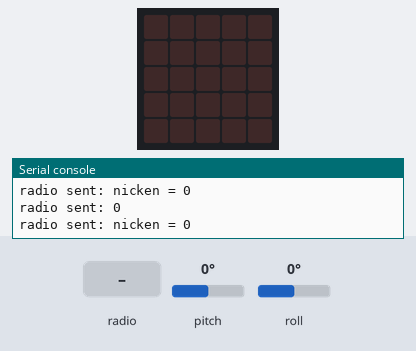
Simulated run of this program. Board: Calliope mini (MakeCode). Shown: the board's 5×5 LED display, the last lines printed to the serial console. The test bench sets the inputs (shaded band); at power-on: pitch 0°, roll 0°. No radio messages arrive unless stated (any console line starting 'radio sent:' is added by the test bench).

Above: at 1.2 s.
1.3 s: radio message "1" arrives
At 2.3 s:
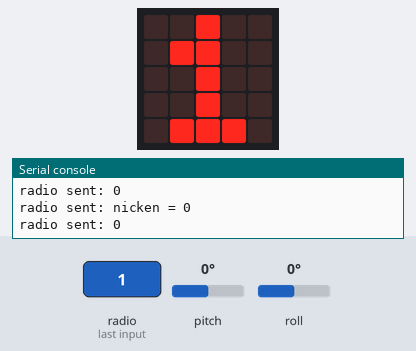
5.8 s: radio message "0" arrives
At 6.9 s:
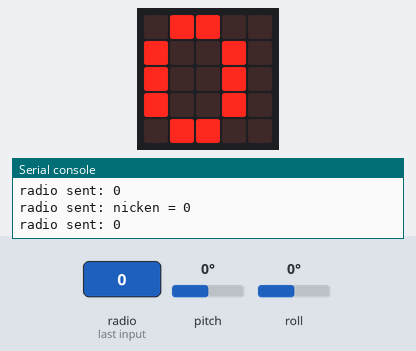
Timing chart, 0 to 8.8 s (numbered marks = the images above; inputs shaded):
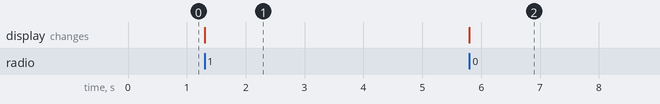

Measured:
- after the input at 1.3 s, the display: changes at once (image 1)
- after the input at 5.8 s, the display: changes at once (image 2)

The program:

main.ts
```typescript
radio.onReceivedNumber(function (receivedNumber) {
    basic.showNumber(receivedNumber)
})
radio.setGroup(69)
radio.setTransmitPower(6)
let folgen_oder_nicht_oder_Abbrechen = 2
basic.forever(function () {
    radio.sendValue("nicken", input.rotation(Rotation.Pitch))
    radio.sendNumber(input.rotation(Rotation.Roll))
})
```

test.ts
```typescript
// Hier kann man Tests durchführen; diese Datei wird nicht kompiliert, wenn dieses Paket als Erweiterung verwendet wird.
```
